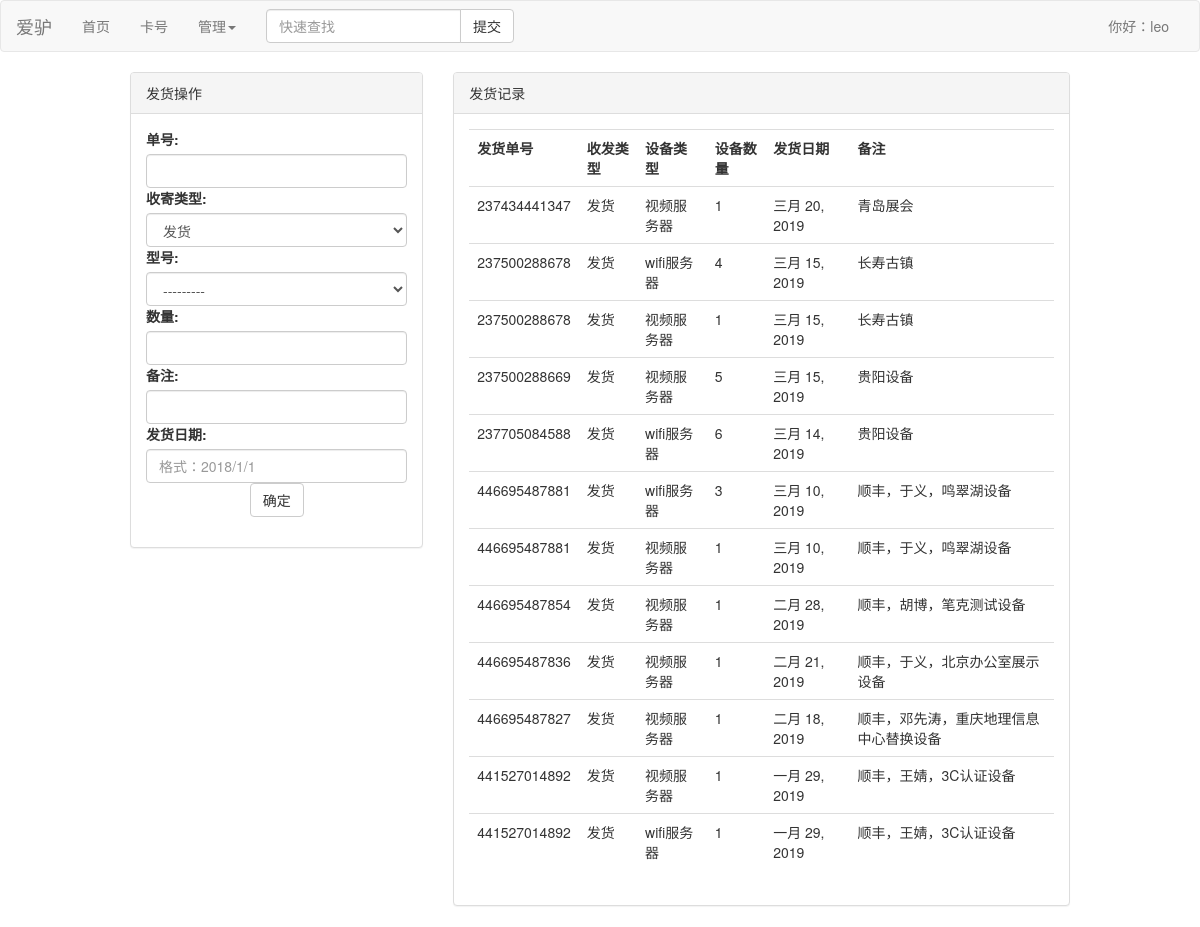
The app's page /postmanage/ (signed in), older data.
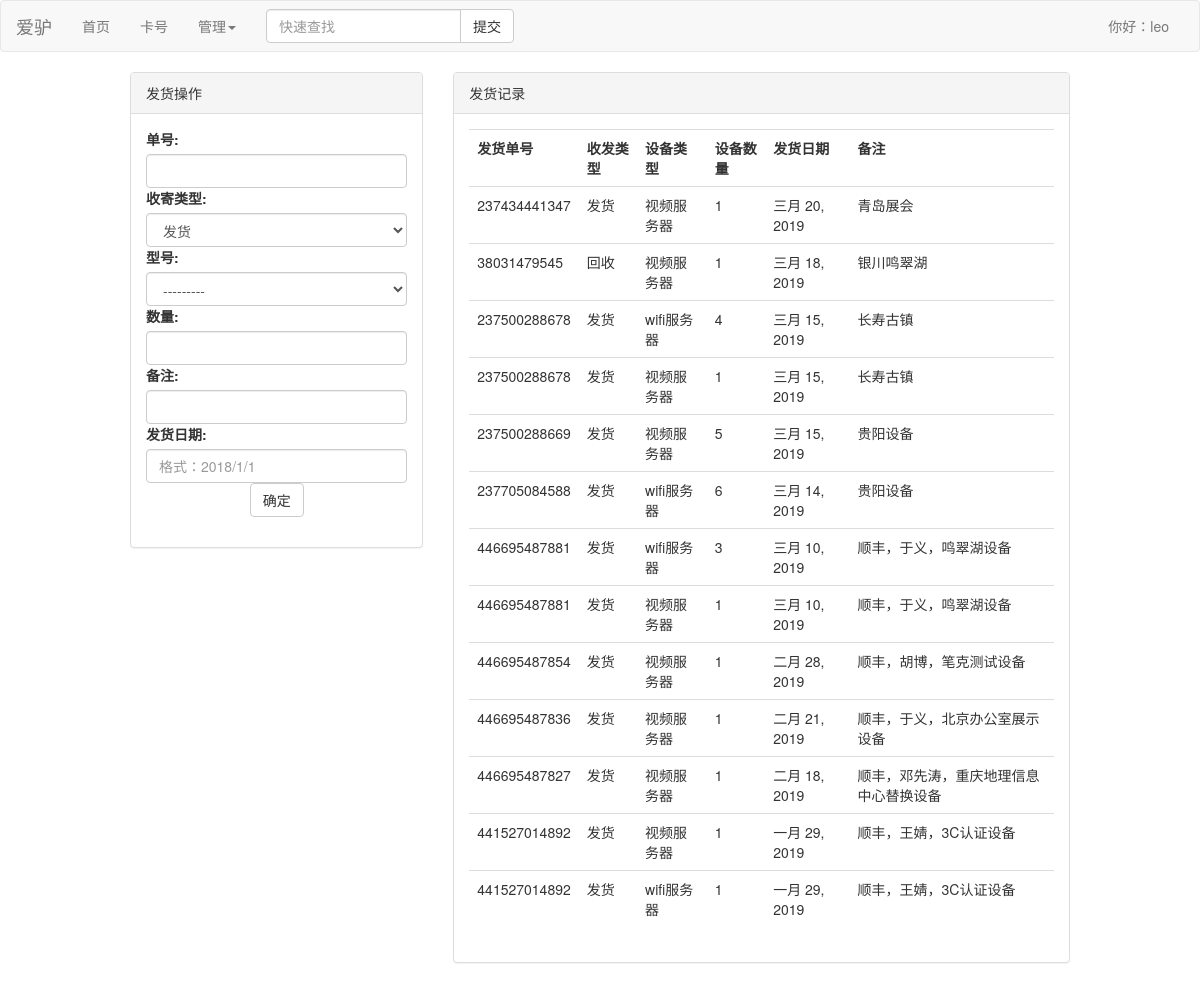
The same page, newer data.
### store/models.py (models this page shows)
class PostManage(models.Model):
    SERVERTYPES = (('wifi', 'wifi服务器'), ('video', '视频服务器'))
    SENDORRECEIVE = (('send', '发货'), ('receive', '回收'))
    post_num = models.CharField(max_length=12, verbose_name='单号')
    post_date = models.DateField(verbose_name='发货日期')
    post_type = models.CharField(max_length=8, choices=SENDORRECEIVE, default='send', verbose_name='收寄类型')
    server_type = models.CharField(max_length=20, choices=SERVERTYPES, verbose_name='型号')
    server_num = models.IntegerField(verbose_name='数量')
    note_text = models.CharField(max_length=128, verbose_name='备注')
    class Meta:
        verbose_name = '发货记录'
        verbose_name_plural = verbose_name
        ordering = ('-post_date',)

### store/views.py (the view)
# urls.py: path('postmanage/', views.do_post, name='do_post'),
@login_required
def do_post(request):
    video = {
        '视频服务器外壳': 1,
        '大华电源适配器': 1,
        '内置型4G天线': 1,
        '4G模块': 1,
        'RF射频SMA-KKY母对母转接头': 2,
        '劲霸18650锂电池': 2,
        '视频服务器主板固定板': 1,
        '视频服务器摄像头固定板': 1,
        '电池盒': 1,
        '主板(有探针)': 1,
        'CR1220锂电池': 1,
        '树莓派': 1,
        '树莓派摄像头': 2,
        '2.4G小辣椒wifi天线': 2,
        '射频线SMA公针-SMA公针15cm': 2,
        '自攻螺丝M2.6*6': 4,
        '六角铜柱(双通M3*10)': 6,
        '六角铜柱(单头螺栓M3*18+4)': 6,
        '六角螺母M2': 8,
        '平头螺丝M2*10': 8,
        '尼龙双通六角柱M2*6': 8,
        '12VDC转2pin电源线': 1
    }
    wifi = {
        '4G模块': 1,
        '劲霸18650锂电池': 2,
        '电池盒': 1,
        '主板(有探针)': 1,
        'CR1220锂电池': 1,
        '树莓派': 1,
        '射频线SMA公针-SMA公针40cm': 1,
        'RF射频SMA-KKY母对母转接头': 1,
        '2.4G小辣椒wifi天线': 1
    }
    posts = PostManage.objects.all()
    if request.method == 'POST':
        post_form = PostForm(request.POST)
        if post_form.is_valid():
            post_num = post_form.cleaned_data['post_num']
            post_type = post_form.cleaned_data['post_type']
            server_type = post_form.cleaned_data['server_type']
            server_num = post_form.cleaned_data['server_num']
            note_text = post_form.cleaned_data['note_text']
            post_date = post_form.cleaned_data['post_date']
            post_manage = PostManage()
            post_manage.post_num = post_num
            post_manage.post_type = post_type
            post_manage.server_type = server_type
            post_manage.server_num = server_num
            post_manage.note_text = note_text
            post_manage.post_date = post_date
            post_manage.save()
            if post_type == 'send':
                if server_type == 'video':
                    for key in video.keys():
                        reduce_item(key, video[key], server_num)
                else:
                    for key in wifi.keys():
                        reduce_item(key, wifi[key], server_num)
            else:
                if server_type == 'video':
                    for key in video.keys():
                        add_item(key, video[key], server_num)
                else:
                    for key in wifi.keys():
                        add_item(key, wifi[key], server_num)
    else:
        post_form = PostForm()
    context = {
        'posts': posts,
        'post_form': post_form,
    }
    return render(request, 'store/postmanage.html', context)

### store/templates/store/postmanage.html (shortened to what this page needs)
{%  extends 'base.html' %}
{% block content %}
<div class="container-fluid">
    <div class="row">
        <div class="col-sm-4 col-xs-12">
            <div class="panel panel-default">
                <div class="panel-heading">发货操作</div>
                <div class="panel-body">
                    <form action="{% url 'do_post' %}" method="post">
                        <div class="form-group">
                            {{ post_form }}
                            <button type="submit" class="btn btn-default center-block">确定</button>
                        </div>
                    </form>
                </div>
            </div>
        </div>
        <div class="col-md-8 col-xs-12">
            <div class="panel panel-default">
                <div class="panel-heading">发货记录</div>
                <div class="panel-body">
                    <table class="table">
                        <tr>
                            <th>发货单号</th>
                            <th>收发类型</th>
                            <th>设备类型</th>
                            <th>设备数量</th>
                            <th>发货日期</th>
                            <th>备注</th>
                        </tr>
                        {% for p in posts %}
                        <tr>
                            <td>{{ p.post_num }}</td>
                            <td>{{ p.get_post_type_display }}</td>
                            <td>{{ p.get_server_type_display }}</td>
                            <td>{{ p.server_num }}</td>
                            <td>{{ p.post_date }}</td>
                            <td>{{ p.note_text }}</td>
                        </tr>
                        {% empty %}
                        <tr>暂无记录</tr>
                        {% endfor %}
                    </table>
                </div>
            </div>
        </div>
    </div>
</div>
{% endblock %}

Row changes from the older to the newer data that the page shows:
added PostManage: post_num "38031479545", post_type "回收", server_type "视频服务器", server_num "1", post_date "三月 18, 2019", note_text "银川鸣翠湖"
